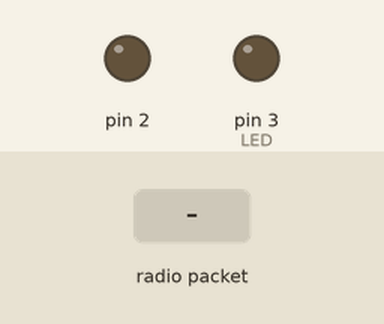
Recording of a sketch running on a simulated Arduino Uno, built with avr-gcc and run on an emulated ATmega328P. Parts: output pins drawn as LEDs (lit = HIGH). The inputs (shaded band) are chosen by the test bench. No radio packets arrive unless stated; what the sketch prints to the serial monitor is not drawn.

Above: at 1.2 s.
1.3 s: radio packet "1" arrives
At 1.9 s:
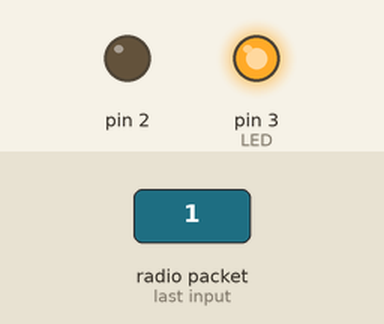
Timing chart, 0 to 4.3 s (numbered marks = the images above; inputs shaded):
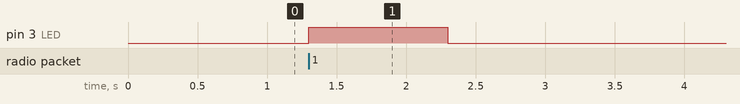

The sketch:

receiver_1.ino
```cpp
#include <SPI.h>
#include <nRF24L01.h>
#include <RF24.h>
RF24 radio(7, 8); // CE, CSN
const byte address[6] = "00001";
int LED = 3;
void setup() {
  Serial.begin(9600);
  radio.begin();
  radio.openReadingPipe(0, address);
  radio.setPALevel(RF24_PA_MIN);
  radio.startListening();
  pinMode(LED, OUTPUT);
  pinMode(2, OUTPUT);
  digitalWrite(2, 0);
}
void loop() {
  if (radio.available()) {
    digitalWrite(LED, HIGH);
    delay(1000);
    digitalWrite(LED, LOW);
    delay(1000);
    char text[32] = "";
    radio.read(&text, sizeof(text));
    Serial.println(text);
  }
}
```

Measured:
- after the input at 1.3 s, pin 3 (LED): LOW → HIGH at once, → LOW 1.0 s later
